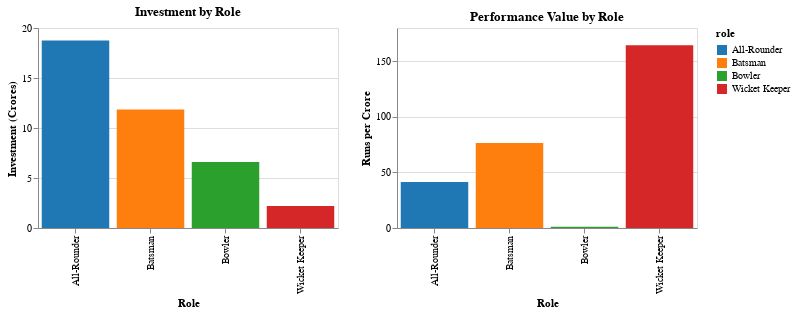

This figure's notebook cell:
### Code cell
def analyze_role_value():
    # Create performance data for each role
    def calculate_role_stats():
        # Get batting and bowling stats
        batting_stats = balls_df[balls_df['batting_team'] == 'Kings XI Punjab'].groupby('batsman').agg({
            'runs_batsman': 'sum',
            'ball': 'count',
            'match_id': 'nunique',
            'wicket_type': lambda x: x.notna().sum()
        }).reset_index()

        bowling_stats = balls_df[balls_df['bowling_team'] == 'Kings XI Punjab'].groupby('bowler').agg({
            'total_runs': 'sum',
            'ball': 'count',
            'wicket_type': lambda x: x.notna().sum(),
            'match_id': 'nunique'
        }).reset_index()

        # Add player role information
        batting_stats['mapped_name'] = batting_stats['batsman'].map(name_mapping)
        bowling_stats['mapped_name'] = bowling_stats['bowler'].map(name_mapping)

        # Merge with auction data
        batting_role = batting_stats.merge(
            auction_df[['player', 'type', 'price_cr']],
            left_on='mapped_name',
            right_on='player',
            how='left'
        )

        bowling_role = bowling_stats.merge(
            auction_df[['player', 'type', 'price_cr']],
            left_on='mapped_name',
            right_on='player',
            how='left'
        )

        return batting_role, bowling_role

    batting_role, bowling_role = calculate_role_stats()

    # Analyze performance by role
    role_summary = auction_df.groupby('type').agg({
        'price_cr': ['sum', 'mean', 'count']
    }).round(2)

    role_summary.columns = ['total_investment', 'avg_investment', 'player_count']

    # Calculate role-specific metrics
    def get_role_metrics():
        role_metrics = pd.DataFrame()
        for role in auction_df['type'].unique():
            role_players = auction_df[auction_df['type'] == role]['player'].tolist()
            role_data = {
                'role': role,
                'total_runs': batting_role[batting_role['type'] == role]['runs_batsman'].sum(),
                'total_wickets': bowling_role[bowling_role['type'] == role]['wicket_type'].sum(),
                'matches_played': max(
                    batting_role[batting_role['type'] == role]['match_id'].sum(),
                    bowling_role[bowling_role['type'] == role]['match_id'].sum()
                ),
                'investment': auction_df[auction_df['type'] == role]['price_cr'].sum()
            }
            role_metrics = pd.concat([role_metrics, pd.DataFrame([role_data])], ignore_index=True)

        role_metrics['runs_per_cr'] = (role_metrics['total_runs'] / role_metrics['investment']).round(2)
        role_metrics['wickets_per_cr'] = (role_metrics['total_wickets'] / role_metrics['investment']).round(2)

        return role_metrics

    role_metrics = get_role_metrics()

    return role_summary, role_metrics, batting_role, bowling_role

# Execute analysis
role_summary, role_metrics, batting_role, bowling_role = analyze_role_value()

# Print analysis results
print("KXIP 2014 Role-based Value Assessment")
print("\n1. Investment by Role:")
print(role_summary)

print("\n2. Role Performance Metrics:")
print(role_metrics[['role', 'total_runs', 'total_wickets', 'investment', 'runs_per_cr', 'wickets_per_cr']].to_string(index=False))

# Analyze all-rounders specifically
print("\n3. All-rounder Performance:")
allrounders = pd.merge(
    batting_role[batting_role['type'] == 'All-Rounder'],
    bowling_role[bowling_role['type'] == 'All-Rounder'],
    on='mapped_name',
    suffixes=('_bat', '_bowl')
)

if not allrounders.empty:
    print(allrounders[[
        'mapped_name', 'runs_batsman', 'wicket_type_bowl', 'price_cr_bat'
    ]].sort_values('price_cr_bat', ascending=False).to_string(index=False))

# Create effectiveness visualizations
def create_role_charts():
    # Role investment breakdown
    investment_chart = alt.Chart(role_metrics).mark_bar().encode(
        x=alt.X('role:N', title='Role'),
        y=alt.Y('investment:Q', title='Investment (Crores)'),
        color=alt.Color('role:N', scale=alt.Scale(scheme='category10')),
        tooltip=['role', 'investment', 'total_runs', 'total_wickets']
    ).properties(
        width=300,
        height=200,
        title='Investment by Role'
    )

    # Role effectiveness
    effectiveness_chart = alt.Chart(role_metrics).mark_bar().encode(
        x=alt.X('role:N', title='Role'),
        y=alt.Y('runs_per_cr:Q', title='Runs per Crore'),
        color=alt.Color('role:N', scale=alt.Scale(scheme='category10')),
        tooltip=['role', 'runs_per_cr', 'wickets_per_cr']
    ).properties(
        width=300,
        height=200,
        title='Performance Value by Role'
    )

    return alt.hconcat(investment_chart, effectiveness_chart)

# Display visualizations
create_role_charts()

### Figure 1 — Vega-Lite specification as saved in the notebook (floating-point values rounded to 4 significant figures)
{"config": {"view": {"continuousWidth": 300, "continuousHeight": 300}}, "hconcat": [{"mark": {"type": "bar"}, "encoding": {"color": {"field": "role", "scale": {"scheme": "category10"}, "type": "nominal"}, "tooltip": [{"field": "role", "type": "nominal"}, {"field": "investment", "type": "quantitative"}, {"field": "total_runs", "type": "quantitative"}, {"field": "total_wickets", "type": "quantitative"}], "x": {"field": "role", "title": "Role", "type": "nominal"}, "y": {"field": "investment", "title": "Investment (Crores)", "type": "quantitative"}}, "height": 200, "title": "Investment by Role", "width": 300}, {"mark": {"type": "bar"}, "encoding": {"color": {"field": "role", "scale": {"scheme": "category10"}, "type": "nominal"}, "tooltip": [{"field": "role", "type": "nominal"}, {"field": "runs_per_cr", "type": "quantitative"}, {"field": "wickets_per_cr", "type": "quantitative"}], "x": {"field": "role", "title": "Role", "type": "nominal"}, "y": {"field": "runs_per_cr", "title": "Runs per Crore", "type": "quantitative"}}, "height": 200, "title": "Performance Value by Role", "width": 300}], "data": {"name": "data-4f003169bdb7c8625de2c5363b1e38e3"}, "$schema": "https://vega.github.io/schema/vega-lite/v5.20.1.json", "datasets": {"data-4f003169bdb7c8625de2c5363b1e38e3": [{"role": "All-Rounder", "total_runs": 777, "total_wickets": 64, "matches_played": 56, "investment": 18.75, "runs_per_cr": 41.44, "wickets_per_cr": 3.41}, {"role": "Batsman", "total_runs": 907, "total_wickets": 0, "matches_played": 41, "investment": 11.85, "runs_per_cr": 76.54, "wickets_per_cr": 0.0}, {"role": "Wicket Keeper", "total_runs": 362, "total_wickets": 0, "matches_played": 13, "investment": 2.2, "runs_per_cr": 164.6, "wickets_per_cr": 0.0}, {"role": "Bowler", "total_runs": 8, "total_wickets": 49, "matches_played": 36, "investment": 6.6, "runs_per_cr": 1.21, "wickets_per_cr": 7.42}]}}
